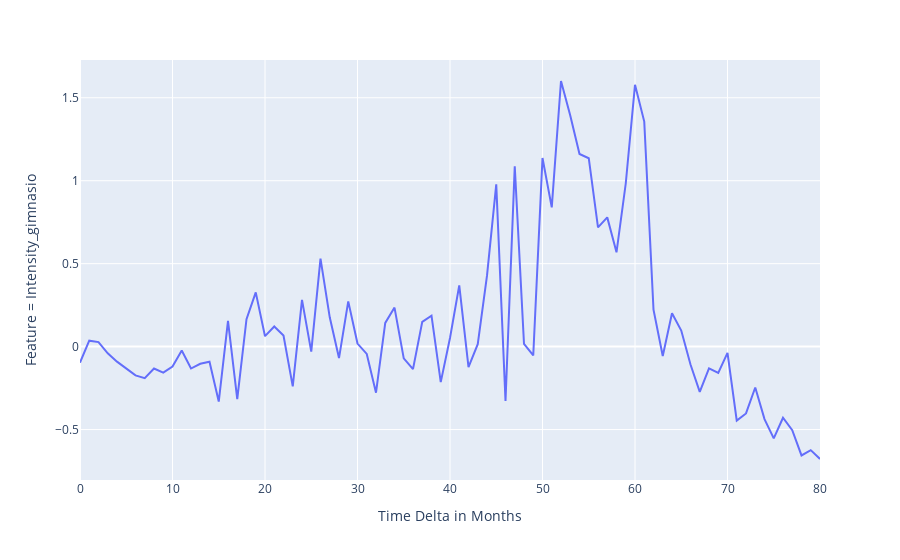

Source (notebook cell):
### Code cell
dfn = new_df_scaled(df, target)
y = dfn[target].values
x = np.arange(0,len(dfn))
px.line(x=x, 
        y=y, 
        labels={'x':'Time Delta in Months', 
                'y':f'Feature = {target}'})

### Figure 1 — Plotly figure (JSON) as saved in the notebook; plotly's stock layout.template omitted (floating-point values rounded to 4 significant figures)
{"data": [{"hovertemplate": "Time Delta in Months=%{x}<br>Feature = Intensity_gimnasio=%{y}<extra></extra>", "legendgroup": "", "line": {"color": "#636efa", "dash": "solid"}, "mode": "lines", "name": "", "orientation": "v", "showlegend": false, "type": "scatter", "x": [0, 1, 2, 3, 4, 5, 6, 7, 8, 9, 10, 11, 12, 13, 14, 15, 16, 17, 18, 19, 20, 21, 22, 23, 24, 25, 26, 27, 28, 29, 30, 31, 32, 33, 34, 35, 36, 37, 38, 39, 40, 41, 42, 43, 44, 45, 46, 47, 48, 49, 50, 51, 52, 53, 54, 55, 56, 57, 58, 59, 60, 61, 62, 63, 64, 65, 66, 67, 68, 69, 70, 71, 72, 73, 74, 75, 76, 77, 78, 79, 80], "xaxis": "x", "y": [-0.09703, 0.0354, 0.02693, -0.04058, -0.0906, -0.1319, -0.1734, -0.1905, -0.1319, -0.1571, -0.1197, -0.02328, -0.1321, -0.1037, -0.09144, -0.3316, 0.1546, -0.3162, 0.1652, 0.3268, 0.0629, 0.1212, 0.06667, -0.2401, 0.2816, -0.03028, 0.5304, 0.1765, -0.06928, 0.2725, 0.01823, -0.04432, -0.2777, 0.1428, 0.2351, -0.07069, -0.1358, 0.1491, 0.1865, -0.2142, 0.05161, 0.3693, -0.1237, 0.01459, 0.4278, 0.9778, -0.3284, 1.088, 0.01711, -0.05311, 1.137, 0.8397, 1.601, 1.393, 1.161, 1.135, 0.7186, 0.779, 0.5687, 0.9832, 1.578, 1.356, 0.223, -0.05652, 0.2011, 0.09681, -0.1077, -0.2727, -0.1307, -0.1582, -0.03768, -0.4457, -0.4031, -0.2465, -0.437, -0.5533, -0.4289, -0.5038, -0.6561, -0.6241, -0.6776], "yaxis": "y"}], "layout": {"autosize": true, "legend": {"tracegroupgap": 0}, "margin": {"t": 60}, "xaxis": {"anchor": "y", "autorange": true, "domain": [0, 1], "range": [0, 80], "title": {"text": "Time Delta in Months"}, "type": "linear"}, "yaxis": {"anchor": "x", "autorange": true, "domain": [0, 1], "range": [-0.8042, 1.728], "title": {"text": "Feature = Intensity_gimnasio"}, "type": "linear"}}}
